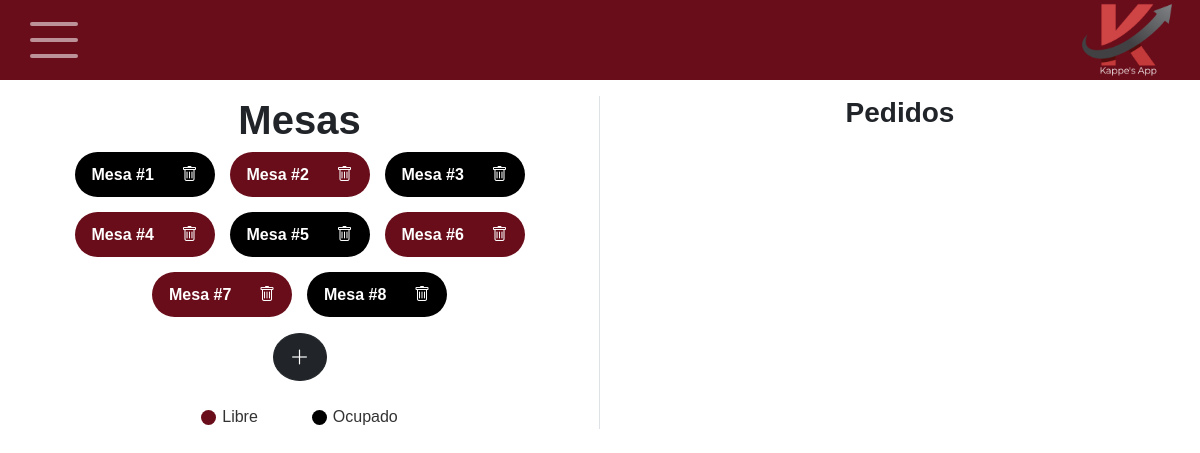
The page / on the database its author committed.
### principal/models/mesa.py (models this page shows, shortened)
class Mesa(models.Model):
    id_mesa = models.AutoField(primary_key=True)
    numero = models.PositiveIntegerField(unique=True)
    estado = models.BooleanField(default=True);

### principal/views/views_home.py (the view)
# urls.py: 2. Add a URL to urlpatterns:  path('', views.home, name='home')
def home(request):
    mesas = Mesa.objects.all().order_by("numero")  # obtener todas las mesas ordenadas
    return render(request, "home.html", {"mesas": mesas})

### templates/home.html (shortened to what this page needs)
{% extends "base.html" %}
{% load static %}
 {% block extra_css %}
    <link rel="stylesheet" href="{% static 'css/home.css' %}">
  {% endblock %}
{% block content %}
<div class="row">
  <div class="col-md-6 border-end">
    <h1 class="text-center fw-bold">Mesas</h1>
    <div class="contenedor-mesas">
      {% for mesa in mesas %}
          <div class="mesa-botones {% if mesa.estado %}mesa-libre{% else %}mesa-ocupada{% endif %} d-flex align-items-center justify-content-between px-3 py-2 rounded-pill">
            <form method="post" action="{% url 'estado_mesa' mesa.id_mesa %}" class="m-0">
              <button type="submit" class="btn text-white p-0 fw-bold">
                Mesa #{{ mesa.numero }}
              </button>
            </form>
            <a href="{% url 'confirmar_eliminar_mesa' mesa.id_mesa %}" class="btn btn-link text-white p-0">
              <i class="bi bi-trash ms-2"></i>
            </a>
          </div>
        {% endfor %}
    </div>
    <div class="d-flex justify-content-center mt-3">
      <form method="post" action="{% url 'agregar_mesa' %}">
        <button type="submit" class="btn btn-dark btn-lg rounded-circle d-flex align-items-center justify-content-center">
          <i class="bi bi-plus-lg"></i>
        </button>
      </form>
    </div>
    <div class="leyenda text-center mt-4">
      <span class="leyenda-item">
        <span class="dot libre"></span> Libre
      </span>
      <span class="leyenda-item ms-4">
        <span class="dot ocupado"></span> Ocupado
      </span>
    </div>
  </div>
  <div class="col-md-6">
    <h3 class="text-center fw-bold">Pedidos</h3>
  </div>
</div>
{% endblock %}

### static/css/base.css (style rules this page uses)
body { font-family: Arial, sans-serif; }

### static/css/home.css (style rules this page uses)
.contenedor-mesas { display: flex; flex-wrap: wrap; gap: 15px; justify-content: center; }
.mesa-botones { color: white; width: 140px; height: 45px; display: flex; align-items: center; justify-content: space-between; padding: 0 12px; border-radius: 25px; white-space: nowrap; }
.leyenda { display: flex; justify-content: center; align-items: center; gap: 30px; font-size: 1rem; color: #333; margin-top: 20px; }
.leyenda-item { display: flex; align-items: center; gap: 6px; font-weight: 500; }
.dot { width: 15px; height: 15px; border-radius: 50%; display: inline-block; }
.dot.libre { background-color: #6a0d1a; }
.dot.ocupado { background-color: #000; }
.mesa-libre { background-color: #6a0d1a; color: white; }
.mesa-ocupada { background-color: #000; color: white; }

### rows shown on the page
Mesa: numero "1"
Mesa: numero "2"
Mesa: numero "3"
Mesa: numero "4"
Mesa: numero "5"
Mesa: numero "6"
Mesa: numero "7"
Mesa: numero "8"
